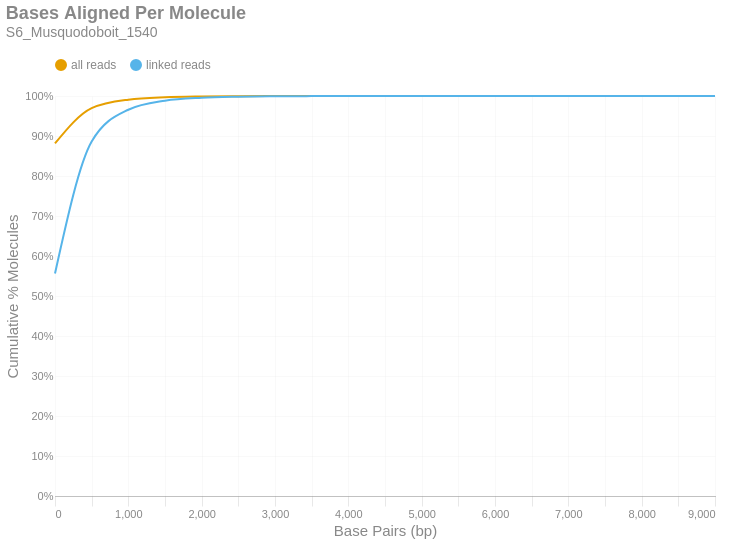

Here is the notebook cell this chart was saved with:
### Markdown cell above
### Bases Aligned Per Molecule
This is a cumulative frequency distribution showing the number of base pairs aligned per unique molecule. These data are shown in 500 bp bins. There are two distributions: one with `all reads` (yellow) and another with only `linked reads` (blue). The percent of molecules in the `linked reads` distribution is relative to the total number of linked molecules.

### Code cell
if SKIPLR:
    print_html(f"Skipped")
else:
    binned_df = consolidated_hist(valids['aligned_bp'], mask, 500, True)
    with SafeRender(binned_df):
        (
            density_plot(binned_df, 'Bases Aligned Per Molecule', samplename, 'basesper')
            .encode(
                x=alt.X('bin:Q', title="Base Pairs (bp)").axis(tickMinStep=500).scale(padding=0),
                y=alt.Y('value:Q', title='Cumulative % Molecules')
                    .axis(format='%')
                    .scale(domain = [0,1])
                    .stack(False),
                color=alt.Color("key:N").scale(domain = ["all reads", "linked reads"]),
                tooltip = [
                    alt.Tooltip("key:N", title = "Data Type"),
                    alt.Tooltip("range_label:N", title="Bases Aligned Per Molecule"),
                    alt.Tooltip("value:Q", format = ".2%", title="% Molecules (Cum.)")
                ]
            )
        ).display()

### Figure 1 — Vega-Lite specification as saved in the notebook (floating-point values rounded to 4 significant figures)
{"width": "container", "height": 400, "config": {"title": {"anchor": "start", "dy": -15, "fontSize": 18, "color": "#888888", "subtitleColor": "#888888", "subtitleFontSize": 14}, "arc": {"fill": "#0072B2"}, "axis": {"domainColor": "#888888", "domainWidth": 0.5, "gridWidth": 0.2, "grid": false, "titleFontWeight": 400, "titleFontSize": 15, "labelFontSize": 11, "labelColor": "#888888", "tickColor": "#888888", "tickWidth": 0.2, "titleColor": "#888888"}, "axisBand": {"grid": false}, "axisX": {"grid": true, "tickSize": 10, "domainCap": "round"}, "axisY": {"domain": false, "grid": true, "tickSize": 0, "domainCap": "round"}, "background": "transparent", "header": {"labelFontSize": 15, "labelColor": "#888888", "titleFontSize": 15, "titleFontWeight": 600, "titleColor": "#888888"}, "legend": {"labelFont": "sans-serif", "labelFontSize": 12, "labelColor": "#888888", "symbolSize": 100, "symbolType": "circle", "titleFontSize": 12, "titlePadding": 10, "titleColor": "#888888", "title": null, "orient": "top"}, "range": {"category": ["#E69F00", "#56B4E9", "#009E73", "#F0E442", "#0072B2", "#D55E00", "#CC79A7", "#000000"], "diverging": ["#cfe8f3", "#a2d4ec", "#73bfe2", "#46abdb", "#1696d2", "#12719e"]}, "area": {"fill": "#0072B2", "fillOpacity": 0.7, "line": true, "strokeOpacity": 0.7}, "line": {"color": "#0072B2", "stroke": "#0072B2", "strokeWidth": 2}, "trail": {"color": "#0072B2", "stroke": "#0072B2", "strokeWidth": 0, "size": 1}, "point": {"filled": true, "fillOpacity": 1.0, "size": 95}, "text": {"color": "#888888", "fontSize": 11, "align": "right", "fontWeight": 400, "size": 11}, "bar": {"fill": "#0072B2", "stroke": null}, "view": {"stroke": null, "continuousWidth": 660, "continuousHeight": 400}}, "data": {"name": "data-26dc92610e49a075fc0caa0a8dfbc9bd"}, "mark": {"type": "line", "interpolate": "monotone", "point": {"opacity": 0, "size": 275}}, "encoding": {"color": {"field": "key", "scale": {"domain": ["all reads", "linked reads"]}, "type": "nominal"}, "tooltip": [{"field": "key", "title": "Data Type", "type": "nominal"}, {"field": "range_label", "title": "Bases Aligned Per Molecule", "type": "nominal"}, {"field": "value", "format": ".2%", "title": "% Molecules (Cum.)", "type": "quantitative"}], "x": {"axis": {"tickMinStep": 500}, "field": "bin", "scale": {"padding": 0}, "title": "Base Pairs (bp)", "type": "quantitative"}, "y": {"axis": {"format": "%"}, "field": "value", "scale": {"domain": [0, 1]}, "stack": false, "title": "Cumulative % Molecules", "type": "quantitative"}}, "params": [{"name": "param_c36ac31b6afebe62", "select": {"type": "point", "fields": ["key"]}, "bind": "legend"}], "title": {"text": "Bases Aligned Per Molecule", "subtitle": "S6_Musquodoboit_1540"}, "transform": [{"fold": ["all reads (cumsum)", "linked reads (cumsum)"]}, {"calculate": "replace(datum.key, ' (cumsum)', '')", "as": "key"}, {"filter": {"param": "param_c36ac31b6afebe62"}}], "usermeta": {"embedOptions": {"downloadFileName": "S6_Musquodoboit_1540.basesper"}}, "$schema": "https://vega.github.io/schema/vega-lite/v6.1.0.json", "datasets": {"data-26dc92610e49a075fc0caa0a8dfbc9bd": [{"bin": "0.0", "interval": "0.0-500.0", "all reads": 0.8814, "linked reads": 0.5561, "all reads (cumsum)": 0.8814, "linked reads (cumsum)": 0.5561, "range_label": "0-499"}, {"bin": "500.0", "interval": "500.0-1000.0", "all reads": 0.08821, "linked reads": 0.3299, "all reads (cumsum)": 0.9696, "linked reads (cumsum)": 0.886, "range_label": "500-999"}, {"bin": "1000.0", "interval": "1000.0-1500.0", "all reads": 0.02127, "linked reads": 0.07969, "all reads (cumsum)": 0.9908, "linked reads (cumsum)": 0.9656, "range_label": "1000-1499"}, {"bin": "1500.0", "interval": "1500.0-2000.0", "all reads": 0.006071, "linked reads": 0.02274, "all reads (cumsum)": 0.9969, "linked reads (cumsum)": 0.9884, "range_label": "1500-1999"}, {"bin": "2000.0", "interval": "2000.0-2500.0", "all reads": 0.001968, "linked reads": 0.007374, "all reads (cumsum)": 0.9989, "linked reads (cumsum)": 0.9958, "range_label": "2000-2499"}, {"bin": "2500.0", "interval": "2500.0-3000.0", "all reads": 0.0006859, "linked reads": 0.00257, "all reads (cumsum)": 0.9996, "linked reads (cumsum)": 0.9983, "range_label": "2500-2999"}, {"bin": "3000.0", "interval": "3000.0-3500.0", "all reads": 0.000261, "linked reads": 0.0009779, "all reads (cumsum)": 0.9998, "linked reads (cumsum)": 0.9993, "range_label": "3000-3499"}, {"bin": "3500.0", "interval": "3500.0-4000.0", "all reads": 0.0001005, "linked reads": 0.0003766, "all reads (cumsum)": 0.9999, "linked reads (cumsum)": 0.9997, "range_label": "3500-3999"}, {"bin": "4000.0", "interval": "4000.0-4500.0", "all reads": 4.481e-05, "linked reads": 0.0001679, "all reads (cumsum)": 1.0, "linked reads (cumsum)": 0.9999, "range_label": "4000-4499"}, {"bin": "4500.0", "interval": "4500.0-5000.0", "all reads": 1.906e-05, "linked reads": 7.14e-05, "all reads (cumsum)": 1.0, "linked reads (cumsum)": 0.9999, "range_label": "4500-4999"}, {"bin": "5000.0", "interval": "5000.0-5500.0", "all reads": 1.048e-05, "linked reads": 3.925e-05, "all reads (cumsum)": 1.0, "linked reads (cumsum)": 1.0, "range_label": "5000-5499"}, {"bin": "5500.0", "interval": "5500.0-6000.0", "all reads": 3.789e-06, "linked reads": 1.42e-05, "all reads (cumsum)": 1.0, "linked reads (cumsum)": 1.0, "range_label": "5500-5999"}, {"bin": "6000.0", "interval": "6000.0-6500.0", "all reads": 1.449e-06, "linked reads": 5.428e-06, "all reads (cumsum)": 1.0, "linked reads (cumsum)": 1.0, "range_label": "6000-6499"}, {"bin": "6500.0", "interval": "6500.0-7000.0", "all reads": 1.003e-06, "linked reads": 3.758e-06, "all reads (cumsum)": 1.0, "linked reads (cumsum)": 1.0, "range_label": "6500-6999"}, {"bin": "7000.0", "interval": "7000.0-7500.0", "all reads": 6.687e-07, "linked reads": 2.505e-06, "all reads (cumsum)": 1.0, "linked reads (cumsum)": 1.0, "range_label": "7000-7499"}, {"bin": "7500.0", "interval": "7500.0-8000.0", "all reads": 1.115e-07, "linked reads": 4.176e-07, "all reads (cumsum)": 1.0, "linked reads (cumsum)": 1.0, "range_label": "7500-7999"}, {"bin": "8000.0", "interval": "8000.0-8500.0", "all reads": 2.229e-07, "linked reads": 8.351e-07, "all reads (cumsum)": 1.0, "linked reads (cumsum)": 1.0, "range_label": "8000-8499"}, {"bin": "8500.0", "interval": "8500.0-9000.0", "all reads": 4.458e-07, "linked reads": 1.67e-06, "all reads (cumsum)": 1.0, "linked reads (cumsum)": 1.0, "range_label": "8500-8999"}, {"bin": "9000.0", "interval": "9000.0-9500.0", "all reads": 1.115e-07, "linked reads": 4.176e-07, "all reads (cumsum)": 1.0, "linked reads (cumsum)": 1.0, "range_label": "9000-9499"}]}}
